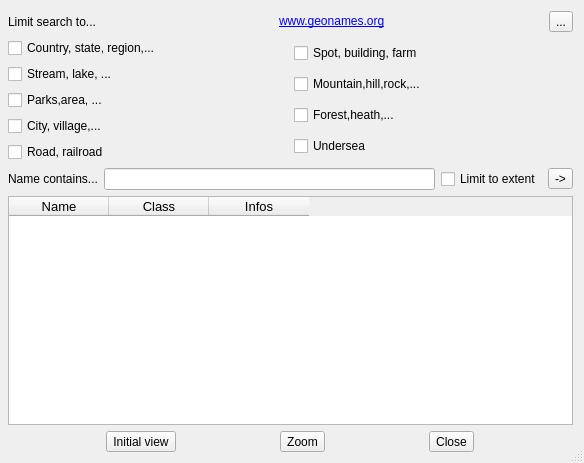
<?xml version="1.0" encoding="UTF-8"?>
<ui version="4.0">
 <class>geonames_search_dlg</class>
 <widget class="QDialog" name="geonames_search_dlg">
  <property name="windowModality">
   <enum>Qt::NonModal</enum>
  </property>
  <property name="enabled">
   <bool>true</bool>
  </property>
  <property name="geometry">
   <rect>
    <x>0</x>
    <y>0</y>
    <width>584</width>
    <height>463</height>
   </rect>
  </property>
  <property name="sizePolicy">
   <sizepolicy hsizetype="Preferred" vsizetype="Preferred">
    <horstretch>1</horstretch>
    <verstretch>0</verstretch>
   </sizepolicy>
  </property>
  <property name="windowTitle">
   <string>Geonames search...</string>
  </property>
  <property name="sizeGripEnabled">
   <bool>true</bool>
  </property>
  <property name="modal">
   <bool>false</bool>
  </property>
  <layout class="QVBoxLayout" name="verticalLayout">
   <property name="leftMargin">
    <number>8</number>
   </property>
   <item>
    <layout class="QHBoxLayout" name="horizontalLayout_3">
     <item>
      <widget class="QLabel" name="label_3">
       <property name="text">
        <string>Limit search to...</string>
       </property>
      </widget>
     </item>
     <item>
      <widget class="QLabel" name="label_2">
       <property name="text">
        <string>&lt;a href=&quot;http://www.geonames.org&quot;&gt;www.geonames.org&lt;/a&gt;</string>
       </property>
       <property name="openExternalLinks">
        <bool>true</bool>
       </property>
      </widget>
     </item>
     <item>
      <widget class="QToolButton" name="btnHelp">
       <property name="text">
        <string>...</string>
       </property>
       <property name="icon">
        <iconset>
         <normaloff>C:/Documents and Settings/culos/.qgis/python/plugins/atlas/about.png</normaloff>C:/Documents and Settings/culos/.qgis/python/plugins/atlas/about.png</iconset>
       </property>
      </widget>
     </item>
    </layout>
   </item>
   <item>
    <layout class="QHBoxLayout" name="horizontalLayout">
     <item>
      <layout class="QVBoxLayout" name="verticalLayout_2">
       <item>
        <layout class="QVBoxLayout" name="verticalLayout_4">
         <item>
          <widget class="QCheckBox" name="cbA">
           <property name="text">
            <string>Country, state, region,...</string>
           </property>
          </widget>
         </item>
         <item>
          <widget class="QCheckBox" name="cbH">
           <property name="text">
            <string>Stream, lake, ...</string>
           </property>
          </widget>
         </item>
         <item>
          <widget class="QCheckBox" name="cbL">
           <property name="text">
            <string>Parks,area, ...</string>
           </property>
          </widget>
         </item>
         <item>
          <widget class="QCheckBox" name="cbP">
           <property name="text">
            <string>City, village,...</string>
           </property>
          </widget>
         </item>
         <item>
          <widget class="QCheckBox" name="cbR">
           <property name="text">
            <string>Road, railroad</string>
           </property>
          </widget>
         </item>
        </layout>
       </item>
      </layout>
     </item>
     <item>
      <layout class="QVBoxLayout" name="verticalLayout_3">
       <item>
        <widget class="QCheckBox" name="cbS">
         <property name="text">
          <string>Spot, building, farm</string>
         </property>
        </widget>
       </item>
       <item>
        <widget class="QCheckBox" name="cbT">
         <property name="text">
          <string>Mountain,hill,rock,...</string>
         </property>
        </widget>
       </item>
       <item>
        <widget class="QCheckBox" name="cbV">
         <property name="text">
          <string>Forest,heath,...</string>
         </property>
        </widget>
       </item>
       <item>
        <widget class="QCheckBox" name="cbU">
         <property name="text">
          <string>Undersea</string>
         </property>
        </widget>
       </item>
      </layout>
     </item>
    </layout>
   </item>
   <item>
    <layout class="QHBoxLayout" name="horizontalLayout_4">
     <item>
      <widget class="QLabel" name="label">
       <property name="layoutDirection">
        <enum>Qt::LeftToRight</enum>
       </property>
       <property name="text">
        <string>Name contains...</string>
       </property>
       <property name="buddy">
        <cstring>editSearch</cstring>
       </property>
      </widget>
     </item>
     <item>
      <widget class="QLineEdit" name="editSearch">
       <property name="whatsThis">
        <string>aa</string>
       </property>
       <property name="text">
        <string/>
       </property>
      </widget>
     </item>
     <item>
      <widget class="QCheckBox" name="cbExtent">
       <property name="text">
        <string>Limit to extent</string>
       </property>
      </widget>
     </item>
     <item>
      <widget class="QToolButton" name="btnSearch">
       <property name="text">
        <string>-&gt;</string>
       </property>
      </widget>
     </item>
    </layout>
   </item>
   <item>
    <widget class="QTableWidget" name="tableResult">
     <property name="sizePolicy">
      <sizepolicy hsizetype="Expanding" vsizetype="Expanding">
       <horstretch>0</horstretch>
       <verstretch>0</verstretch>
      </sizepolicy>
     </property>
     <property name="minimumSize">
      <size>
       <width>370</width>
       <height>144</height>
      </size>
     </property>
     <property name="sizeIncrement">
      <size>
       <width>1</width>
       <height>1</height>
      </size>
     </property>
     <property name="font">
      <font>
       <pointsize>10</pointsize>
      </font>
     </property>
     <property name="toolTip">
      <string>Double-click to zoom</string>
     </property>
     <property name="statusTip">
      <string>Results</string>
     </property>
     <property name="alternatingRowColors">
      <bool>true</bool>
     </property>
     <property name="selectionMode">
      <enum>QAbstractItemView::SingleSelection</enum>
     </property>
     <property name="selectionBehavior">
      <enum>QAbstractItemView::SelectRows</enum>
     </property>
     <property name="textElideMode">
      <enum>Qt::ElideNone</enum>
     </property>
     <property name="showGrid">
      <bool>false</bool>
     </property>
     <property name="gridStyle">
      <enum>Qt::SolidLine</enum>
     </property>
     <property name="sortingEnabled">
      <bool>true</bool>
     </property>
     <property name="rowCount">
      <number>0</number>
     </property>
     <property name="columnCount">
      <number>3</number>
     </property>
     <attribute name="horizontalHeaderVisible">
      <bool>true</bool>
     </attribute>
     <attribute name="horizontalHeaderShowSortIndicator" stdset="0">
      <bool>true</bool>
     </attribute>
     <attribute name="verticalHeaderVisible">
      <bool>false</bool>
     </attribute>
     <attribute name="verticalHeaderDefaultSectionSize">
      <number>17</number>
     </attribute>
     <attribute name="verticalHeaderMinimumSectionSize">
      <number>18</number>
     </attribute>
     <attribute name="verticalHeaderShowSortIndicator" stdset="0">
      <bool>true</bool>
     </attribute>
     <column>
      <property name="text">
       <string>Name</string>
      </property>
     </column>
     <column>
      <property name="text">
       <string>Class</string>
      </property>
     </column>
     <column>
      <property name="text">
       <string>Infos</string>
      </property>
     </column>
    </widget>
   </item>
   <item>
    <layout class="QHBoxLayout" name="horizontalLayout_2">
     <item>
      <widget class="QToolButton" name="zoomPrec">
       <property name="text">
        <string>Initial view</string>
       </property>
      </widget>
     </item>
     <item>
      <widget class="QToolButton" name="btnApply">
       <property name="minimumSize">
        <size>
         <width>0</width>
         <height>0</height>
        </size>
       </property>
       <property name="mouseTracking">
        <bool>false</bool>
       </property>
       <property name="focusPolicy">
        <enum>Qt::TabFocus</enum>
       </property>
       <property name="acceptDrops">
        <bool>false</bool>
       </property>
       <property name="text">
        <string>Zoom</string>
       </property>
       <property name="icon">
        <iconset>
         <normaloff>arrow_green.png</normaloff>arrow_green.png</iconset>
       </property>
       <property name="checkable">
        <bool>false</bool>
       </property>
       <property name="autoExclusive">
        <bool>false</bool>
       </property>
       <property name="toolButtonStyle">
        <enum>Qt::ToolButtonTextBesideIcon</enum>
       </property>
       <property name="autoRaise">
        <bool>false</bool>
       </property>
      </widget>
     </item>
     <item>
      <widget class="QToolButton" name="btnClose">
       <property name="text">
        <string>Close</string>
       </property>
      </widget>
     </item>
    </layout>
   </item>
  </layout>
 </widget>
 <tabstops>
  <tabstop>cbA</tabstop>
  <tabstop>cbH</tabstop>
  <tabstop>cbL</tabstop>
  <tabstop>cbP</tabstop>
  <tabstop>cbR</tabstop>
  <tabstop>cbS</tabstop>
  <tabstop>cbT</tabstop>
  <tabstop>cbV</tabstop>
  <tabstop>cbU</tabstop>
  <tabstop>editSearch</tabstop>
  <tabstop>btnSearch</tabstop>
  <tabstop>tableResult</tabstop>
  <tabstop>zoomPrec</tabstop>
  <tabstop>btnApply</tabstop>
  <tabstop>btnClose</tabstop>
 </tabstops>
 <resources/>
 <connections/>
</ui>
